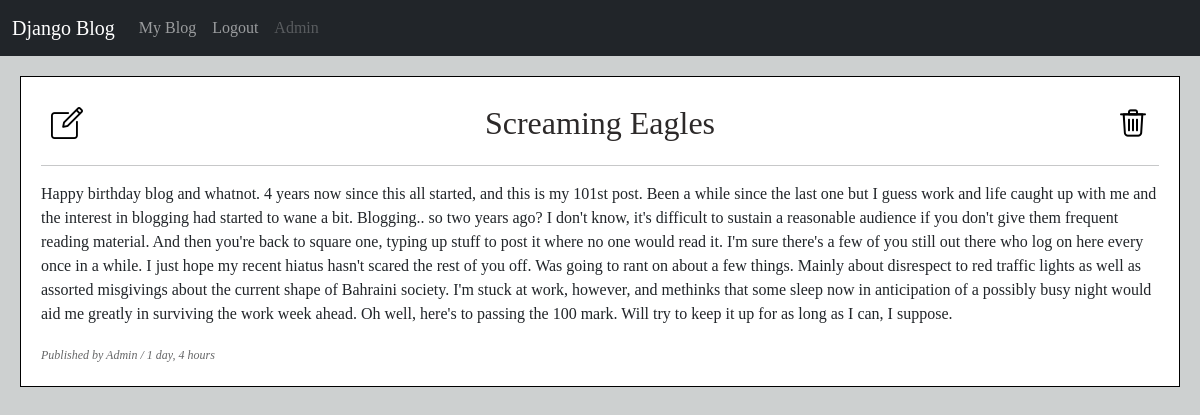
The app's page /blog/7/ (signed in) with its own data.
### blog/models.py (models this page shows, shortened)
class Blog(models.Model):
    author = models.ForeignKey(User, on_delete=models.CASCADE)
    title = models.CharField(max_length=150)
    text = models.TextField()
    published_date = models.DateTimeField(auto_now=True)
    updated_date = models.DateTimeField(auto_now_add=True)

### blog/views.py (the view)
# urls.py: path('blog/<int:blog_id>/', views.detail, name='detail'),
@login_required(login_url='accounts:login')
def detail(request, blog_id):
    blog = get_object_or_404(Blog, pk=blog_id)
    return render(request, 'blog/detail.html', {'blog':blog})

### blog/templates/blog/detail.html (shortened to what this page needs)
{% extends 'base.html' %}
{% load static %}
{% block content %}
    <div class="header-container">
        <h2 class="center-header">{{ blog.title }}</h2>
        {% if request.user == blog.author %}
            <a href="{% url 'blog:update' blog.id %}"><img src="{% static 'img/edit.png' %}" alt="Edit"></a>
            <a href="{% url 'blog:delete' blog.id %}"><img src="{% static 'img/delete.png' %}" alt="Delete"></a>
        {% else %}
            <a href="{% url 'blog:index' %}"><img src="{% static 'img/back.png' %}" alt="Back"></a>
        {% endif %}
    </div><hr>
    <p>{{ blog.text }}</p>
    <small><i>Published by {{ blog.author|title }} / {{ blog.published_date|timesince }}</i></small><br>
{% endblock %}

### templates/navbar.html (shortened to what this page needs)
<nav class="navbar navbar-dark bg-dark navbar-expand-lg">
  <div class="container-fluid">
    <a class="navbar-brand" href="{% url 'blog:index' %}">Django Blog</a>
    <div class="collapse navbar-collapse" id="navbarNavAltMarkup">
      <div class="navbar-nav">
        {% if request.user.is_authenticated %}
        <a class="nav-link" href="{% url 'blog:list' %}">My Blog</a>
            <a class="nav-link" href="{% url 'accounts:logout' %}">Logout</a>
            <a class="nav-link disabled" aria-disabled="true">{{ request.user|title }}</a>
        {% else %}
            <a class="nav-link" href="{% url 'accounts:login' %}">Login</a>
            <a class="nav-link" href="{% url 'accounts:register' %}">Sign Up</a>
        {% endif %}
      </div>
    </div>
  </div>
</nav>

### static/css/base.css (style rules this page uses)
body { background-color:rgb(205, 208, 208); font-family:cursive; }
h2 { color: rgb(44, 41, 41); text-align: center; }
small { font-size: 12px; color: rgb(102, 103, 104); }
a { text-decoration: none; }
.header-container { display: flex; justify-content: space-between; align-items: center; width: 100%; padding: 10px; }
.center-header { margin: 0 auto; position: absolute; left: 50%; transform: translateX(-50%); }

### records on screen
Blog: title "Screaming Eagles", text "Happy birthday blog and whatnot. 4 years now since this all started, and this is my 101st post. Been a while since the last one but I guess work and life caught up with me and the interest in blogging had started to wane a bit. Blogging.. so two years ago? I don't know, it's difficult to sustain a reasonable audience if you don't give them frequent reading material. And then you're back to square one, typing up stuff to post it where no one would read it. I'm sure there's a few of you still out there who log on here every once in a while. I just hope my recent hiatus hasn't scared the rest of you off. Was going to rant on about a few things. Mainly about disrespect to red traffic lights as…", author "Admin", published_date "1 day, 4 hours"

### other values on screen
{{ request.user|title }} "Admin"
